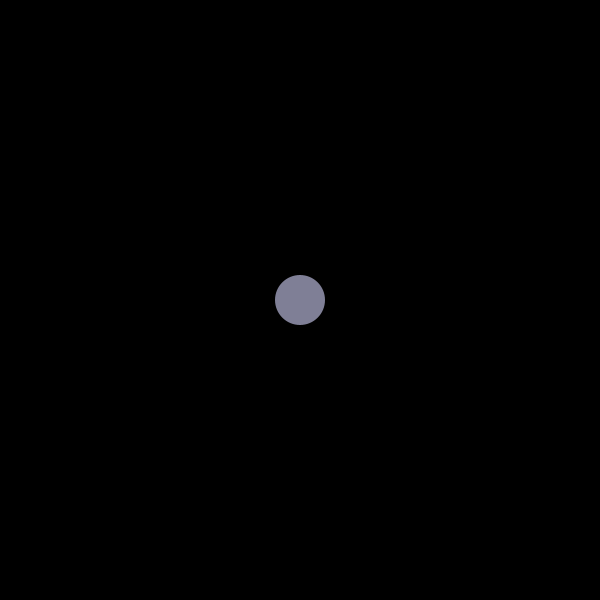
Frame 1 (no input)
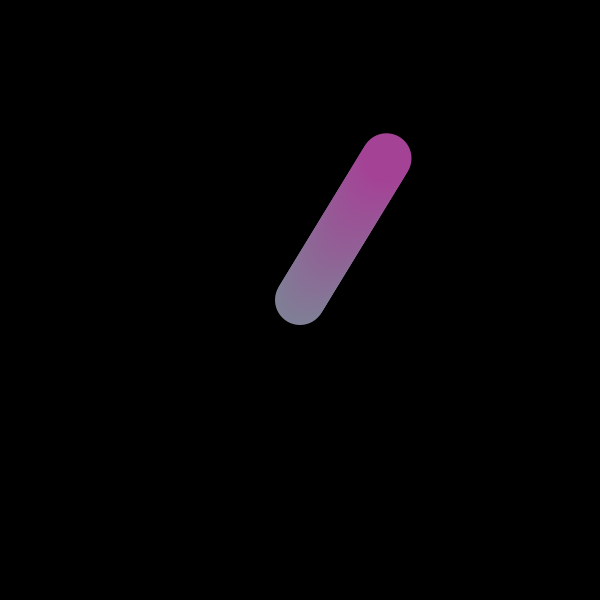
Frame 60 (the mouse pressed at the canvas centre just before this capture)
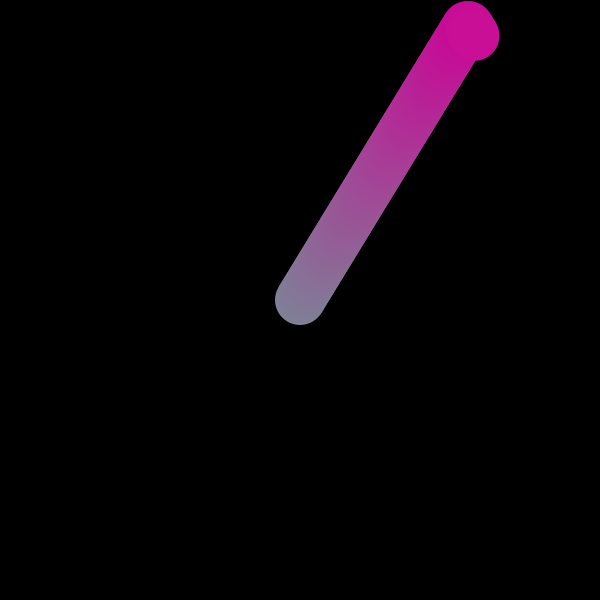
Frame 120 (the mouse held since frame 60 and released just before this capture)

The Processing sketch that drew these frames (run headless with seeded random() and noise(); from frame 60 on, the mouse is pressed at the canvas centre):

// Processing sketch: bouncingBall3
// ── bouncingBall3.pde
//map the color of the ball to the x and y position of the ball 
//remove the background refresh because PRETTY COLORS

float ballX;
float ballY;

float ballSize;

float speedX;
float speedY;

void setup() {
  size(600,600);
  background(0);
  noStroke();
  
  ballX = width/2;
  ballY = height/2;
  
  speedX = random(-5,5);
  speedY = random(-5,5);
  
  ballSize = 50;
}

void draw() {
  //background(0);
  
  float r = map(ballX, 0, width, 0, 255);
  float g = map(ballY, 0, height, 0, 255);
  
  fill(r,g,150);
  ellipse(ballX, ballY, ballSize, ballSize);
  
  ballX += speedX;
  ballY += speedY;
  
  if (ballX > width - ballSize/2 || ballX < ballSize/2) {
    ballX -= speedX;
    speedX = -speedX;
  }
  
  if (ballY > height - ballSize/2 || ballY < ballSize/2) {
    ballY -= speedY;
    speedY = -speedY;
  }
  
}
